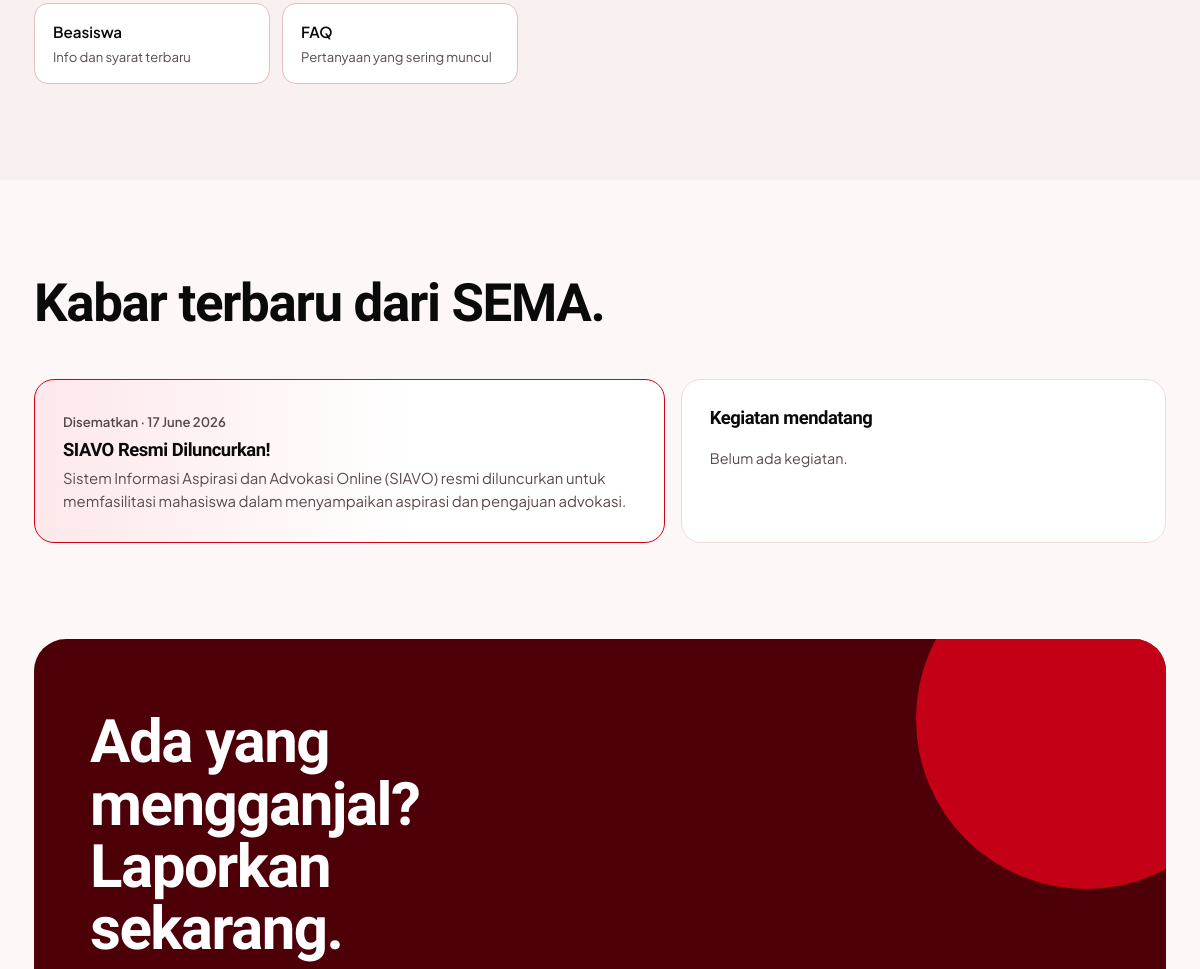
The app's page / (middle part), older data.
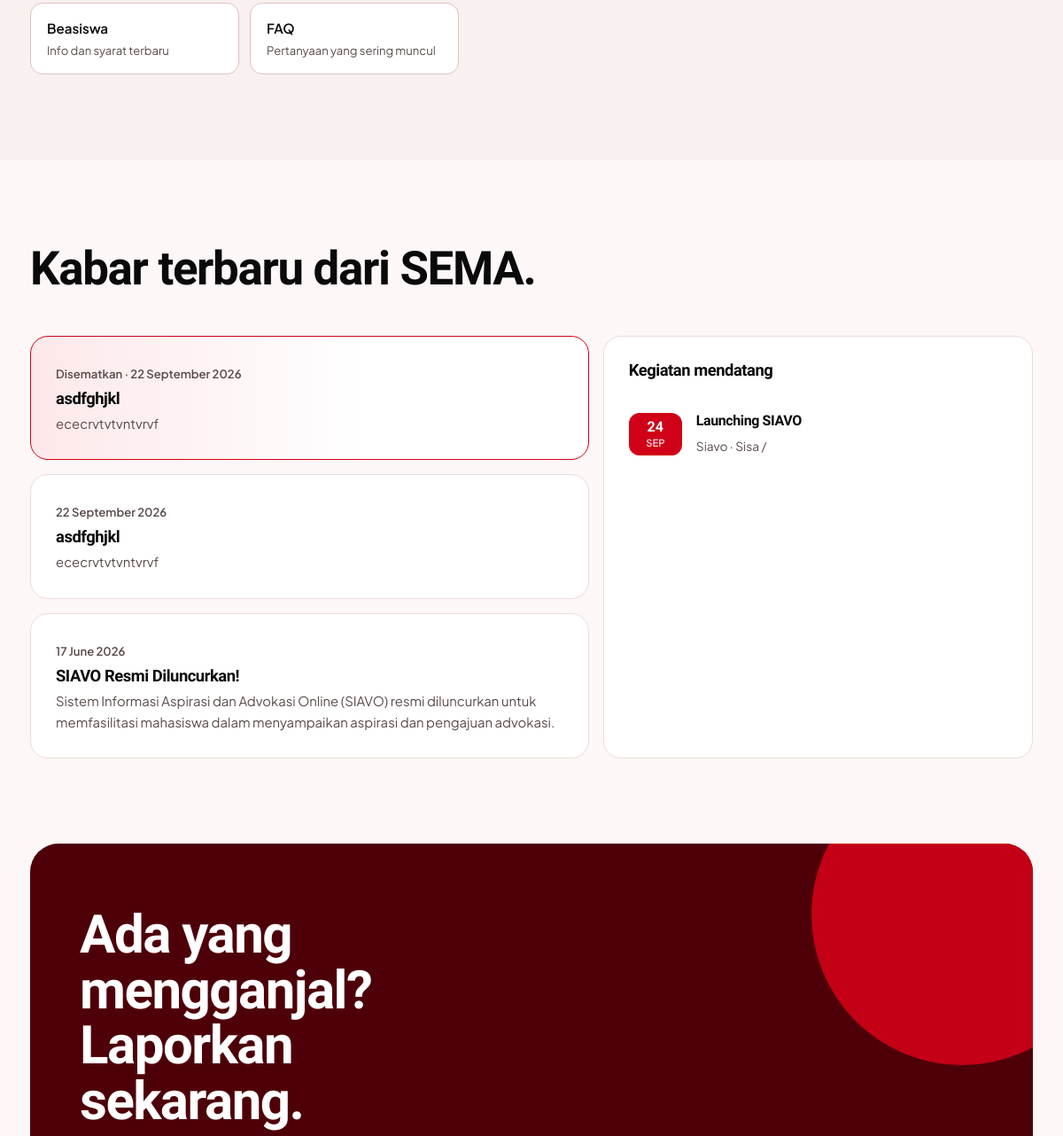
The same page, newer data.
### tables this page shows
CREATE TABLE `pengumuman` (
  `id` int(11) NOT NULL,
  `judul` varchar(200) NOT NULL,
  `isi` text NOT NULL,
  `created_by` int(11) NOT NULL,
  `created_at` timestamp NOT NULL DEFAULT current_timestamp()
);

CREATE TABLE `kegiatan` (
  `id` int(11) NOT NULL,
  `nama` varchar(200) NOT NULL,
  `deskripsi` text NOT NULL,
  `tipe` enum('sema','siavo') NOT NULL,
  `tanggal` date NOT NULL,
  `waktu` time DEFAULT NULL,
  `gambar` varchar(255) DEFAULT NULL,
  `created_at` timestamp NOT NULL DEFAULT current_timestamp()
);

### index.php (the view, shortened to what this page needs)
<?php
require_once 'includes/functions.php';
$pengumuman = [];
$sql = "SELECT * FROM pengumuman ORDER BY created_at DESC LIMIT 4";
$result = $conn->query($sql);
if ($result) {
    while ($row = $result->fetch_assoc()) {
        $pengumuman[] = $row;
    }
}
$kegiatan = [];
$sql = "SELECT * FROM kegiatan ORDER BY tanggal DESC LIMIT 3";
$result = $conn->query($sql);
if ($result) {
    while ($row = $result->fetch_assoc()) {
        $kegiatan[] = $row;
    }
}
include 'includes/header_guest.php';
?>
<section id="informasi" style="background:var(--surface-2)">
    <div class="wrap split">
        <div>
            <div class="cats">
                <a href="<?php echo APP_URL; ?>informasi.php?kategori=beasiswa" class="cat">Beasiswa<small>Info dan
                        syarat terbaru</small></a>
                <a href="<?php echo APP_URL; ?>informasi.php?kategori=faq" class="cat">FAQ<small>Pertanyaan yang sering
                        muncul</small></a>
            </div>
        </div>
    </div>
</section>
<section id="kabar">
    <div class="wrap">
        <div class="sec-head">
            <h2>Kabar terbaru dari SEMA.</h2>
        </div>
        <div class="news">
            <div>
                <?php if (empty($pengumuman)): ?>
                <div class="ann">
                    <p>Belum ada pengumuman.</p>
                </div>
                <?php else: foreach ($pengumuman as $i => $p): ?>
                <div class="ann <?php echo $i === 0 ? 'pin' : ''; ?>">
                    <time><?php echo $i === 0 ? 'Disematkan · ' : ''; ?><?php echo date('d F Y', strtotime($p['created_at'])); ?></time>
                    <h3 style="margin-top:6px"><?php echo htmlspecialchars($p['judul']); ?></h3>
                    <p><?php echo nl2br(htmlspecialchars(substr($p['isi'], 0, 160))); ?><?php echo strlen($p['isi']) > 160 ? '...' : ''; ?>
                    </p>
                </div>
                <?php endforeach; endif; ?>
            </div>
            <div class="ann" style="padding-bottom:10px">
                <h3 style="margin-bottom:20px">Kegiatan mendatang</h3>
                <?php if (empty($kegiatan)): ?>
                <p style="color:var(--ink-2);font-size:.9rem">Belum ada kegiatan.</p>
                <?php else: foreach ($kegiatan as $k): ?>
                <div class="ev">
                    <div class="date">
                        <?php echo date('d', strtotime($k['tanggal'])); ?>
                        <small><?php echo strtoupper(date('M', strtotime($k['tanggal']))); ?></small>
                    </div>
                    <div>
                        <h3><?php echo htmlspecialchars($k['nama']); ?></h3>
                        <p><?php echo ucfirst($k['tipe']); ?> · Sisa
                            <?php echo $k['sisa']; ?>/<?php echo $k['kuota']; ?></p>
                    </div>
                </div>
                <?php endforeach; endif; ?>
            </div>
        </div>
    </div>
</section>
<div class="cta">
    <div class="wrap">
        <div class="cta-box">
            <h2>Ada yang mengganjal? Laporkan sekarang.</h2>
        </div>
    </div>
</div>
<?php include 'includes/footer_guest.php'; ?>
</body>
</html>

Row changes from the older to the newer data that the page shows:
added pengumuman: shows "Disematkan ·", created_at "22 September 2026", judul "asdfghjkl", isi "ececrvtvtvntvrvf"
added pengumuman: created_at "22 September 2026", judul "asdfghjkl", isi "ececrvtvtvntvrvf"
shown differently, row unchanged: pengumuman "SIAVO Resmi Diluncurkan!": no longer shows "Disematkan ·"
added kegiatan: tanggal "24", tanggal "SEP", nama "Launching SIAVO", tipe "Siavo"
Text that changed along with them:
text no longer shown: "Belum ada kegiatan."
